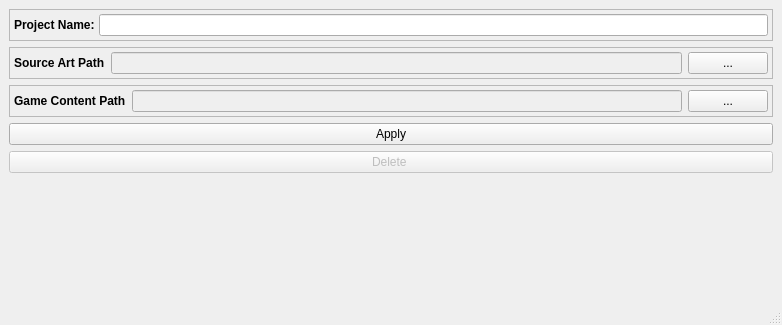
<?xml version="1.0" encoding="UTF-8"?>
<ui version="4.0">
 <class>MainWindow</class>
 <widget class="QMainWindow" name="MainWindow">
  <property name="geometry">
   <rect>
    <x>0</x>
    <y>0</y>
    <width>782</width>
    <height>325</height>
   </rect>
  </property>
  <property name="windowTitle">
   <string>MainWindow</string>
  </property>
  <widget class="QWidget" name="centralwidget">
   <layout class="QVBoxLayout" name="verticalLayout">
    <item>
     <widget class="QFrame" name="frame_3">
      <property name="frameShape">
       <enum>QFrame::StyledPanel</enum>
      </property>
      <property name="frameShadow">
       <enum>QFrame::Raised</enum>
      </property>
      <layout class="QHBoxLayout" name="horizontalLayout_3">
       <property name="spacing">
        <number>4</number>
       </property>
       <property name="margin">
        <number>4</number>
       </property>
       <item>
        <widget class="QLabel" name="label_6">
         <property name="font">
          <font>
           <weight>75</weight>
           <bold>true</bold>
          </font>
         </property>
         <property name="text">
          <string>Project Name:</string>
         </property>
        </widget>
       </item>
       <item>
        <widget class="QLineEdit" name="project_name_lineEdit"/>
       </item>
      </layout>
     </widget>
    </item>
    <item>
     <widget class="QFrame" name="frame">
      <property name="frameShape">
       <enum>QFrame::StyledPanel</enum>
      </property>
      <property name="frameShadow">
       <enum>QFrame::Raised</enum>
      </property>
      <layout class="QHBoxLayout" name="horizontalLayout">
       <property name="margin">
        <number>4</number>
       </property>
       <item>
        <widget class="QLabel" name="label">
         <property name="font">
          <font>
           <weight>75</weight>
           <bold>true</bold>
          </font>
         </property>
         <property name="text">
          <string>Source Art Path</string>
         </property>
        </widget>
       </item>
       <item>
        <widget class="QLineEdit" name="artPath_lineEdit">
         <property name="enabled">
          <bool>false</bool>
         </property>
        </widget>
       </item>
       <item>
        <widget class="QPushButton" name="art_path_button">
         <property name="text">
          <string>...</string>
         </property>
        </widget>
       </item>
      </layout>
     </widget>
    </item>
    <item>
     <widget class="QFrame" name="frame_11">
      <property name="frameShape">
       <enum>QFrame::StyledPanel</enum>
      </property>
      <property name="frameShadow">
       <enum>QFrame::Raised</enum>
      </property>
      <layout class="QHBoxLayout" name="horizontalLayout_2">
       <property name="margin">
        <number>4</number>
       </property>
       <item>
        <widget class="QLabel" name="label_13">
         <property name="font">
          <font>
           <weight>75</weight>
           <bold>true</bold>
          </font>
         </property>
         <property name="text">
          <string>Game Content Path</string>
         </property>
        </widget>
       </item>
       <item>
        <widget class="QLineEdit" name="gamePath_lineEdit">
         <property name="enabled">
          <bool>false</bool>
         </property>
        </widget>
       </item>
       <item>
        <widget class="QPushButton" name="game_path_button">
         <property name="text">
          <string>...</string>
         </property>
        </widget>
       </item>
      </layout>
     </widget>
    </item>
    <item>
     <widget class="QPushButton" name="apply_button">
      <property name="text">
       <string>Apply</string>
      </property>
     </widget>
    </item>
    <item>
     <widget class="QPushButton" name="delete_button">
      <property name="enabled">
       <bool>false</bool>
      </property>
      <property name="text">
       <string>Delete </string>
      </property>
     </widget>
    </item>
    <item>
     <spacer name="verticalSpacer">
      <property name="orientation">
       <enum>Qt::Vertical</enum>
      </property>
      <property name="sizeHint" stdset="0">
       <size>
        <width>20</width>
        <height>40</height>
       </size>
      </property>
     </spacer>
    </item>
   </layout>
  </widget>
  <widget class="QMenuBar" name="menubar">
   <property name="geometry">
    <rect>
     <x>0</x>
     <y>0</y>
     <width>782</width>
     <height>31</height>
    </rect>
   </property>
  </widget>
  <widget class="QStatusBar" name="statusbar"/>
 </widget>
 <resources/>
 <connections/>
</ui>
